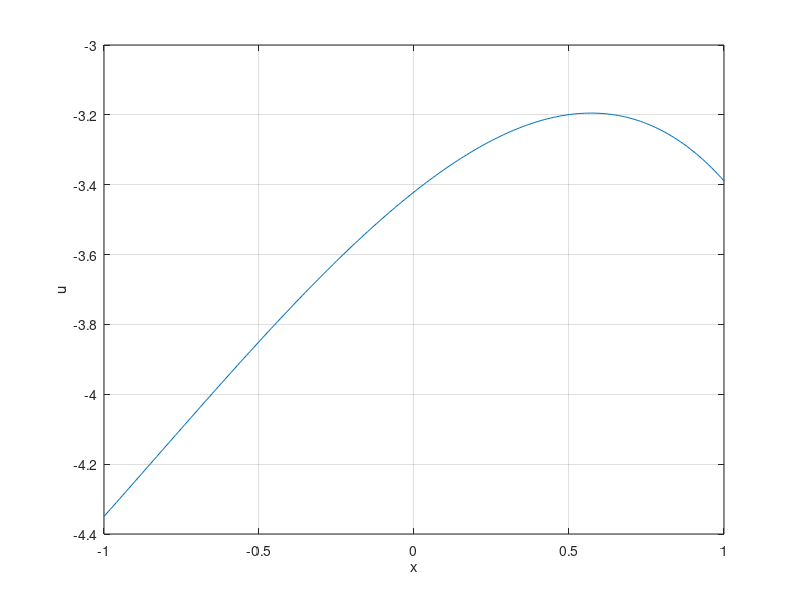

The MATLAB source for this figure:
clear;
n=200;
h=2/n;
x=-1:h:1;
%%%%%
A=zeros(n+1,n+1);
A(1,1)=3/h+h/2*exp(x(1));
A(1,2)=-3/h;
y(1)=h/2*(x(1)-1)-3;
for i=2:n
    A(i,i-1)=-3/h;
    A(i,i)=6/h+h*exp(x(i));
    A(i,i+1)=-3/h;
    y(i)=h*(x(i)-1);
end
A(n+1,n)=-3/h;
A(n+1,n+1)=3/h+h/2*exp(x(n+1));
y(n+1)=h/2*(x(n+1)-1)-3;
%%%%%
u=A\y';
%%%%%
plot(x,u)
xlabel('x')
ylabel('u')
grid on